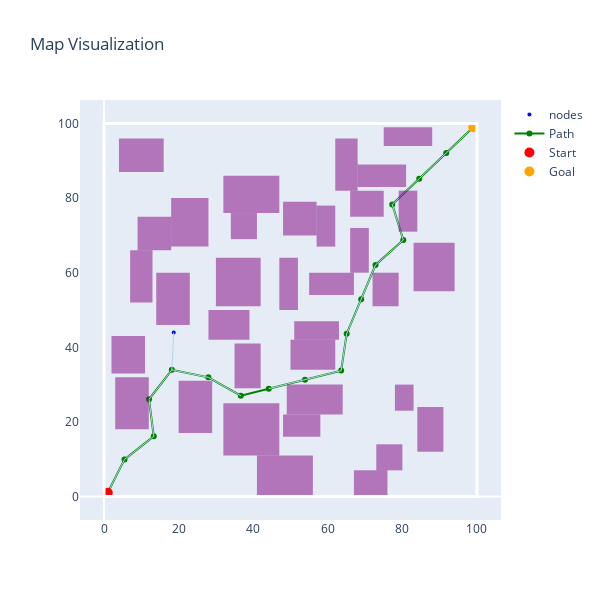

Notebook cell for this chart:
### Code cell
visualize_map_shapes(multi_obs_map.grid, obs=multi_obs_map.obstacles, start=multi_obs_map.start, goal=multi_obs_map.goal,
                      path=result.path, nodes=list(map(lambda x: x.position, result.nodes)), edges=result.edges)

### Figure 1 — Plotly figure (JSON) as saved in the notebook; plotly's stock layout.template omitted (floating-point values rounded to 4 significant figures)
{"data": [{"marker": {"color": "blue", "size": 4}, "mode": "markers", "name": "nodes", "type": "scatter", "x": [1, 5.484, 13.34, 12.06, 18.18, 18.69, 27.98, 36.68, 99, 91.76, 84.52, 77.28, 80.24, 72.8, 68.95, 65.06, 63.58, 53.88, 44.18], "y": [1, 9.939, 16.12, 26.04, 33.95, 43.94, 31.94, 27.02, 99, 92.1, 85.21, 78.31, 68.76, 62.08, 52.85, 43.64, 33.75, 31.32, 28.9]}, {"line": {"color": "green"}, "marker": {"size": 6}, "mode": "lines+markers", "name": "Path", "type": "scatter", "x": [1, 5.484, 13.34, 12.06, 18.18, 27.98, 36.68, 44.18, 53.88, 63.58, 65.06, 68.95, 72.8, 80.24, 77.28, 84.52, 91.76, 99], "y": [1, 9.939, 16.12, 26.04, 33.95, 31.94, 27.02, 28.9, 31.32, 33.75, 43.64, 52.85, 62.08, 68.76, 78.31, 85.21, 92.1, 99]}, {"hoverinfo": "skip", "line": {"color": "lightblue", "width": 1}, "mode": "lines", "showlegend": false, "type": "scatter", "x": [1, 5.484], "y": [1, 9.939]}, {"hoverinfo": "skip", "line": {"color": "lightblue", "width": 1}, "mode": "lines", "showlegend": false, "type": "scatter", "x": [5.484, 13.34], "y": [9.939, 16.12]}, {"hoverinfo": "skip", "line": {"color": "lightblue", "width": 1}, "mode": "lines", "showlegend": false, "type": "scatter", "x": [13.34, 12.06], "y": [16.12, 26.04]}, {"hoverinfo": "skip", "line": {"color": "lightblue", "width": 1}, "mode": "lines", "showlegend": false, "type": "scatter", "x": [12.06, 18.18], "y": [26.04, 33.95]}, {"hoverinfo": "skip", "line": {"color": "lightblue", "width": 1}, "mode": "lines", "showlegend": false, "type": "scatter", "x": [18.18, 18.69], "y": [33.95, 43.94]}, {"hoverinfo": "skip", "line": {"color": "lightblue", "width": 1}, "mode": "lines", "showlegend": false, "type": "scatter", "x": [18.18, 27.98], "y": [33.95, 31.94]}, {"hoverinfo": "skip", "line": {"color": "lightblue", "width": 1}, "mode": "lines", "showlegend": false, "type": "scatter", "x": [27.98, 36.68], "y": [31.94, 27.02]}, {"hoverinfo": "skip", "line": {"color": "lightblue", "width": 1}, "mode": "lines", "showlegend": false, "type": "scatter", "x": [99, 91.76], "y": [99, 92.1]}, {"hoverinfo": "skip", "line": {"color": "lightblue", "width": 1}, "mode": "lines", "showlegend": false, "type": "scatter", "x": [91.76, 84.52], "y": [92.1, 85.21]}, {"hoverinfo": "skip", "line": {"color": "lightblue", "width": 1}, "mode": "lines", "showlegend": false, "type": "scatter", "x": [84.52, 77.28], "y": [85.21, 78.31]}, {"hoverinfo": "skip", "line": {"color": "lightblue", "width": 1}, "mode": "lines", "showlegend": false, "type": "scatter", "x": [77.28, 80.24], "y": [78.31, 68.76]}, {"hoverinfo": "skip", "line": {"color": "lightblue", "width": 1}, "mode": "lines", "showlegend": false, "type": "scatter", "x": [80.24, 72.8], "y": [68.76, 62.08]}, {"hoverinfo": "skip", "line": {"color": "lightblue", "width": 1}, "mode": "lines", "showlegend": false, "type": "scatter", "x": [72.8, 68.95], "y": [62.08, 52.85]}, {"hoverinfo": "skip", "line": {"color": "lightblue", "width": 1}, "mode": "lines", "showlegend": false, "type": "scatter", "x": [68.95, 65.06], "y": [52.85, 43.64]}, {"hoverinfo": "skip", "line": {"color": "lightblue", "width": 1}, "mode": "lines", "showlegend": false, "type": "scatter", "x": [65.06, 63.58], "y": [43.64, 33.75]}, {"hoverinfo": "skip", "line": {"color": "lightblue", "width": 1}, "mode": "lines", "showlegend": false, "type": "scatter", "x": [63.58, 53.88], "y": [33.75, 31.32]}, {"hoverinfo": "skip", "line": {"color": "lightblue", "width": 1}, "mode": "lines", "showlegend": false, "type": "scatter", "x": [53.88, 44.18], "y": [31.32, 28.9]}, {"marker": {"color": "red", "size": 10}, "mode": "markers", "name": "Start", "type": "scatter", "x": [1], "y": [1]}, {"marker": {"color": "orange", "size": 10}, "mode": "markers", "name": "Goal", "type": "scatter", "x": [99], "y": [99]}], "layout": {"height": 600, "shapes": [{"fillcolor": "purple", "line": {"width": 0}, "opacity": 0.5, "type": "rect", "x0": 48, "x1": 57, "y0": 70, "y1": 79}, {"fillcolor": "purple", "line": {"width": 0}, "opacity": 0.5, "type": "rect", "x0": 47, "x1": 52, "y0": 50, "y1": 64}, {"fillcolor": "purple", "line": {"width": 0}, "opacity": 0.5, "type": "rect", "x0": 79, "x1": 84, "y0": 71, "y1": 82}, {"fillcolor": "purple", "line": {"width": 0}, "opacity": 0.5, "type": "rect", "x0": 35, "x1": 42, "y0": 29, "y1": 41}, {"fillcolor": "purple", "line": {"width": 0}, "opacity": 0.5, "type": "rect", "x0": 18, "x1": 28, "y0": 67, "y1": 80}, {"fillcolor": "purple", "line": {"width": 0}, "opacity": 0.5, "type": "rect", "x0": 66, "x1": 75, "y0": 75, "y1": 82}, {"fillcolor": "purple", "line": {"width": 0}, "opacity": 0.5, "type": "rect", "x0": 68, "x1": 81, "y0": 83, "y1": 89}, {"fillcolor": "purple", "line": {"width": 0}, "opacity": 0.5, "type": "rect", "x0": 55, "x1": 67, "y0": 54, "y1": 60}, {"fillcolor": "purple", "line": {"width": 0}, "opacity": 0.5, "type": "rect", "x0": 49, "x1": 64, "y0": 22, "y1": 30}, {"fillcolor": "purple", "line": {"width": 0}, "opacity": 0.5, "type": "rect", "x0": 32, "x1": 47, "y0": 76, "y1": 86}, {"fillcolor": "purple", "line": {"width": 0}, "opacity": 0.5, "type": "rect", "x0": 41, "x1": 56, "y0": 0, "y1": 11}, {"fillcolor": "purple", "line": {"width": 0}, "opacity": 0.5, "type": "rect", "x0": 51, "x1": 63, "y0": 42, "y1": 47}, {"fillcolor": "purple", "line": {"width": 0}, "opacity": 0.5, "type": "rect", "x0": 14, "x1": 23, "y0": 46, "y1": 60}, {"fillcolor": "purple", "line": {"width": 0}, "opacity": 0.5, "type": "rect", "x0": 84, "x1": 91, "y0": 12, "y1": 24}, {"fillcolor": "purple", "line": {"width": 0}, "opacity": 0.5, "type": "rect", "x0": 20, "x1": 29, "y0": 17, "y1": 31}, {"fillcolor": "purple", "line": {"width": 0}, "opacity": 0.5, "type": "rect", "x0": 3, "x1": 12, "y0": 18, "y1": 32}, {"fillcolor": "purple", "line": {"width": 0}, "opacity": 0.5, "type": "rect", "x0": 9, "x1": 18, "y0": 66, "y1": 75}, {"fillcolor": "purple", "line": {"width": 0}, "opacity": 0.5, "type": "rect", "x0": 73, "x1": 80, "y0": 7, "y1": 14}, {"fillcolor": "purple", "line": {"width": 0}, "opacity": 0.5, "type": "rect", "x0": 32, "x1": 47, "y0": 11, "y1": 25}, {"fillcolor": "purple", "line": {"width": 0}, "opacity": 0.5, "type": "rect", "x0": 83, "x1": 94, "y0": 55, "y1": 68}, {"fillcolor": "purple", "line": {"width": 0}, "opacity": 0.5, "type": "rect", "x0": 30, "x1": 42, "y0": 51, "y1": 64}, {"fillcolor": "purple", "line": {"width": 0}, "opacity": 0.5, "type": "rect", "x0": 50, "x1": 62, "y0": 34, "y1": 42}, {"fillcolor": "purple", "line": {"width": 0}, "opacity": 0.5, "type": "rect", "x0": 34, "x1": 41, "y0": 69, "y1": 76}, {"fillcolor": "purple", "line": {"width": 0}, "opacity": 0.5, "type": "rect", "x0": 4, "x1": 16, "y0": 87, "y1": 96}, {"fillcolor": "purple", "line": {"width": 0}, "opacity": 0.5, "type": "rect", "x0": 78, "x1": 83, "y0": 23, "y1": 30}, {"fillcolor": "purple", "line": {"width": 0}, "opacity": 0.5, "type": "rect", "x0": 72, "x1": 79, "y0": 51, "y1": 60}, {"fillcolor": "purple", "line": {"width": 0}, "opacity": 0.5, "type": "rect", "x0": 48, "x1": 58, "y0": 16, "y1": 22}, {"fillcolor": "purple", "line": {"width": 0}, "opacity": 0.5, "type": "rect", "x0": 75, "x1": 88, "y0": 94, "y1": 99}, {"fillcolor": "purple", "line": {"width": 0}, "opacity": 0.5, "type": "rect", "x0": 62, "x1": 68, "y0": 82, "y1": 96}, {"fillcolor": "purple", "line": {"width": 0}, "opacity": 0.5, "type": "rect", "x0": 57, "x1": 62, "y0": 67, "y1": 78}, {"fillcolor": "purple", "line": {"width": 0}, "opacity": 0.5, "type": "rect", "x0": 2, "x1": 11, "y0": 33, "y1": 43}, {"fillcolor": "purple", "line": {"width": 0}, "opacity": 0.5, "type": "rect", "x0": 67, "x1": 76, "y0": 0, "y1": 7}, {"fillcolor": "purple", "line": {"width": 0}, "opacity": 0.5, "type": "rect", "x0": 28, "x1": 39, "y0": 42, "y1": 50}, {"fillcolor": "purple", "line": {"width": 0}, "opacity": 0.5, "type": "rect", "x0": 66, "x1": 71, "y0": 60, "y1": 72}, {"fillcolor": "purple", "line": {"width": 0}, "opacity": 0.5, "type": "rect", "x0": 7, "x1": 13, "y0": 52, "y1": 66}, {"fillcolor": "rgba(0,0,0,0)", "layer": "above", "line": {"color": "white", "width": 3}, "type": "rect", "x0": 0, "x1": 100, "y0": 0, "y1": 100}], "title": {"text": "Map Visualization"}, "width": 600, "xaxis": {"scaleanchor": "y", "showgrid": false}, "yaxis": {"showgrid": false}}}
